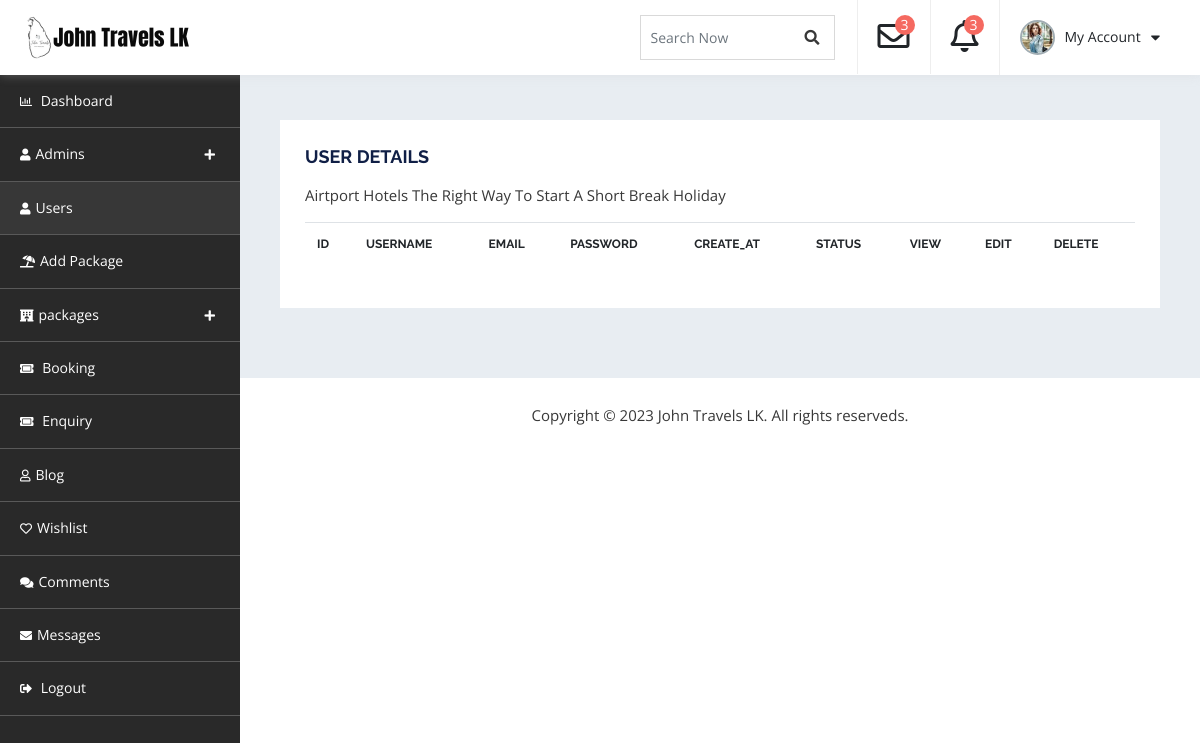
/admin_dashboard/user.php, run on an earlier commit of the app's database.
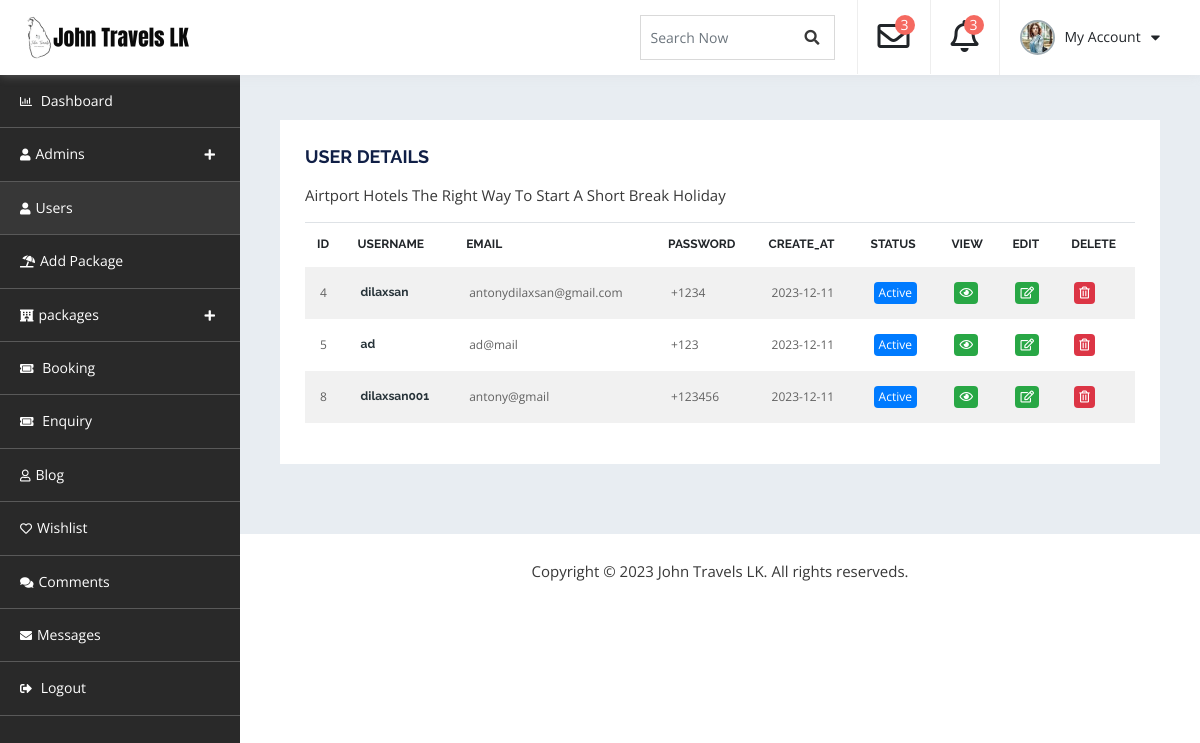
And on a later commit of the database.
### tables this page shows
CREATE TABLE `customers` (
  `Customer_Id` int(11) NOT NULL,
  `Username` varchar(255) NOT NULL,
  `Email` varchar(255) NOT NULL,
  `Password` varchar(255) NOT NULL,
  `Create_at` date NOT NULL DEFAULT current_timestamp(),
  `Status` varchar(50) NOT NULL DEFAULT 'Active',
  `verify_token` varchar(255) DEFAULT NULL
);

### admin_dashboard/user.php (the view, shortened to what this page needs)
<?php
include'db-connection.php';
?>
<!doctype html>
<html lang="en">
   <head>
      <link rel="stylesheet" href="assets/css/bootstrap.min.css" media="all">
      <link rel="stylesheet" type="text/css" href="assets/css/all.min.css">
      <link rel="stylesheet" type="text/css" href="style.css">
</head>
<body>
    <div id="container-wrapper">
        <div id="dashboard" class="dashboard-container">
            <div class="dashboard-header sticky-header">
                <div class="content-left  logo-section pull-left">
                    <h1><a href="../index.php"><img src="assets/images/logo.png" alt=""></a></h1>
                </div>
                <div class="heaer-content-right pull-right">
                    <div class="search-field">
                        <form>
                            <div class="form-group">
                                <input type="text" class="form-control" id="search" placeholder="Search Now">
                                <a href="#"><span class="search_btn"><i class="fa fa-search" aria-hidden="true"></i></span></a>
                            </div>
                        </form>
                    </div>
                    <div class="dropdown">
                        <a class="dropdown-toggle" id="notifyDropdown" data-toggle="dropdown" aria-haspopup="true" aria-expanded="false">
                            <div class="dropdown-item">
                                <i class="far fa-envelope"></i>
                                <span class="notify">3</span>
                            </div>
                        </a>
                    </div>
                    <div class="dropdown">
                        <a class="dropdown-toggle" data-toggle="dropdown">
                            <div class="dropdown-item">
                                <i class="far fa-bell"></i>
                                <span class="notify">3</span>
                            </div>
                        </a>
                    </div>
                    <div class="dropdown">
                        <a class="dropdown-toggle" data-toggle="dropdown">
                            <div class="dropdown-item profile-sec">
                                <img src="assets/images/comment.jpg" alt="">
                                <span>My Account </span>
                                <i class="fas fa-caret-down"></i>
                            </div>
                        </a>
                    </div>
                </div>
            </div>
            <div class="dashboard-navigation">
                <div id="dashboard-Navigation" class="slick-nav"></div>
                <div id="navigation" class="navigation-container">
                    <ul>
                        <li><a href="dashboard.php"><i class="far fa-chart-bar"></i> Dashboard</a></li>
                        <li><a><i class="fas fa-user"></i>Admins</a>
                        </li>
                        <li class="active-menu"><a href="user.php"><i class="fas fa-user"></i>Users</a>
                        </li>
                        <li><a href="db-add-package.php"><i class="fas fa-umbrella-beach"></i>Add Package</a></li>
                        <li>
                            <a><i class="fas fa-hotel"></i></i>packages</a>
                        </li>
                        <li><a href="db-booking.php"><i class="fas fa-ticket-alt"></i> Booking</a></li>
                        <li><a href="db-enquiry.php"><i class="fas fa-ticket-alt"></i> Enquiry</a></li>
                        <li><a href="db-blog.php"><i class="far fa-user"></i>Blog</a></li>
                        <li><a href="db-wishlist.php"><i class="far fa-heart"></i>Wishlist</a></li>
                        <li><a href="db-comment.php"><i class="fas fa-comments"></i>Comments</a></li>
						<li><a href="db-messages.php"><i class="fas fa-envelope"></i>Messages</a></li>
                        <li><a href="login.php"><i class="fas fa-sign-out-alt"></i> Logout</a></li>
                    </ul>
                </div>
            </div>
            <div class="db-info-wrap">
                <div class="row">
                    <div class="col-lg-12">
                        <div class="dashboard-box table-opp-color-box">
                            <h4>User Details</h4>
                            <p>Airtport Hotels The Right Way To Start A Short Break Holiday</p>
                            <div class="table-responsive">
                                <table class="table">
                                    <thead>
                                        <tr>
                                            <th>Id</th>
                                            <th>Username</th>
                                            <th>Email</th>
                                            <th>Password</th>
                                            <th>Create_at</th>
                                             <th>Status</th>
                                            <th>View</th>
                                            <th>Edit</th>
                                            <th>Delete</th>
                                        </tr>
                                    </thead>
                                    <tbody>
                                        <?php
                                    $sql= "SELECT * FROM `customers`";
                                    $result= mysqli_query($conn,$sql);
                                    if($result){
                                        while($row=mysqli_fetch_assoc($result)){
                                            $customer_id=$row['Customer_Id'];
                                            $username=$row['Username'];
                                            $email=$row['Email'];
                                            $password=$row['Password'];
                                            $create_at=$row['Create_at'];
                                            $status=$row['Status'];
                                            echo'<tr>
                                            <td>'.$customer_id.'</td>
                                            <td><a href="#"><span class="list-name">'.$username.'</span></a>
                                            </td>
                                            <td>'.$email.'</td>
                                            <td>+'.$password.'</td>
                                            <td>'.$create_at.'</td>
                                            <td>
                                                <span class="badge badge-primary">'.$status.'</span>
                                            </td>
                                            <td>
                                               <a href="view-user.php"> <span class="badge badge-success"><i class="far fa-eye"></i></span></a>
                                            </td>
                                            <td>
                                                 <span class="badge badge-success"><i class="far fa-edit"></i></span>
                                            </td>';
                                            ?>
                                            <td>
                                            <a href="user-delete.php ?Customer_Id=<?php echo $row['Customer_Id']; ?> "> <span class="badge badge-danger"><i class="far fa-trash-alt"></i></span></a>
                                        </td>
                                    </tr>
                                    <?php
                                        }
                                            }
                                                ?>
                                    </tbody>
                                </table>
                            </div>
                        </div>
                    </div>
                </div>
            </div>
            <div class="copyrights">
               Copyright © 2023 John Travels LK. All rights reserveds.
            </div>
        </div>
    </div>
</body>
</html>

What changed in the data, as far as the page shows it:
added customers: Customer_Id "4", Username "dilaxsan", Email "antonydilaxsan@gmail.com", Password "1234", Create_at "2023-12-11", Status "Active"
added customers: Customer_Id "5", Username "ad", Email "ad@mail", Password "123", Create_at "2023-12-11", Status "Active"
added customers: Customer_Id "8", Username "dilaxsan001", Email "antony@gmail", Password "123456", Create_at "2023-12-11", Status "Active"
